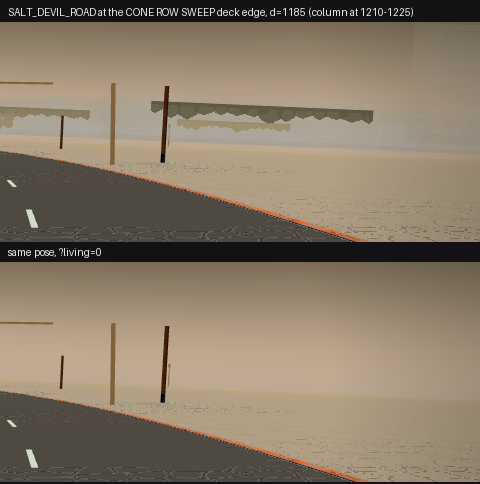
#> input picture shots/p20.4/crop-road-devil.png, 480 x 484 px; its folder holds 2 pictures in this run
$ python diff-frames.py . 100
#> lines starting #> are read from the running program, lines starting #| are printed output that depends on the picture
#!/usr/bin/env python3
"""P20.4 review harness: how many world pixels the living-world layer changes.

Differences matching frames from two directories over the world crop the frame
metrics use (rows 130-560, cols 0-1100 — the HUD lives outside it) and reports
the changed-pixel count per station. A pixel counts as changed when any channel
moves by more than THRESHOLD, which keeps AgX dither and 1-count rounding out of
the census.

  python3 shots/p20.4/diff-frames.py <dirA> <dirB> [threshold]

Pair by filename. Prints per-file counts and the median, plus the bounding box
of the changed pixels, which is the check that the diff is the card layer and
not two frames taken at different places: a layer diff sits in specific bands,
a pose diff covers the whole crop.
"""
import os
import sys

from PIL import Image

WORLD = (0, 130, 1100, 560)


def diff(pa, pb, threshold):
#> called with pa = './crop-road-devil.png', pb = '100/crop-road-devil.png', threshold = 3
    a = Image.open(pa).convert("RGB").crop(WORLD)
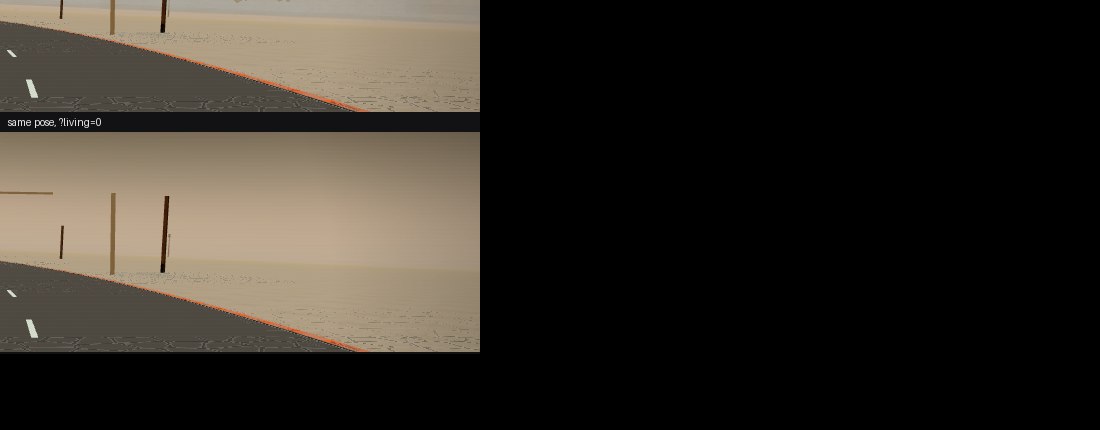
#> a: PIL image 1100x430 RGB; mean R, G, B 49.6, 44.7, 37.8
    b = Image.open(pb).convert("RGB").crop(WORLD)
    da, db = a.load(), b.load()
    w, h = a.size
#> w = 1100; h = 430
    changed = 0
    x0, y0, x1, y1 = w, h, -1, -1
#> x0 = 1100; y0 = 430; x1 = -1; y1 = -1
    for y in range(h):
        for x in range(w):
            ra, ga, ba = da[x, y]
            rb, gb, bb = db[x, y]
            if abs(ra - rb) > threshold or abs(ga - gb) > threshold or abs(ba - bb) > threshold:
                changed += 1
                if x < x0:
                    x0 = x
                if x > x1:
                    x1 = x
                if y < y0:
                    y0 = y
                if y > y1:
                    y1 = y
#> after the loop, changed = 0; x0 = 1100; x1 = -1; y0 = 430; y1 = -1
    box = (x0, y0 + WORLD[1], x1, y1 + WORLD[1]) if changed else None
    return changed, w * h, box


def main(argv):
    dir_a, dir_b = argv[0], argv[1]
    threshold = int(argv[2]) if len(argv) > 2 else 3
    names = sorted(f for f in os.listdir(dir_a) if f.endswith(".png"))
    rows = []
    print(f"{'file':<16}{'changed':>10}{'share%':>9}  bbox (x0,y0,x1,y1)")
    for name in names:
        pb = os.path.join(dir_b, name)
        if not os.path.exists(pb):
            continue
        changed, total, box = diff(os.path.join(dir_a, name), pb, threshold)
        rows.append(changed)
        print(f"{name:<16}{changed:>10}{changed / total * 100:>9.2f}  {box}")
#| crop-road-devil.png         0     0.00  None
#> pass 2 of the loop in main, `for name in names:`:
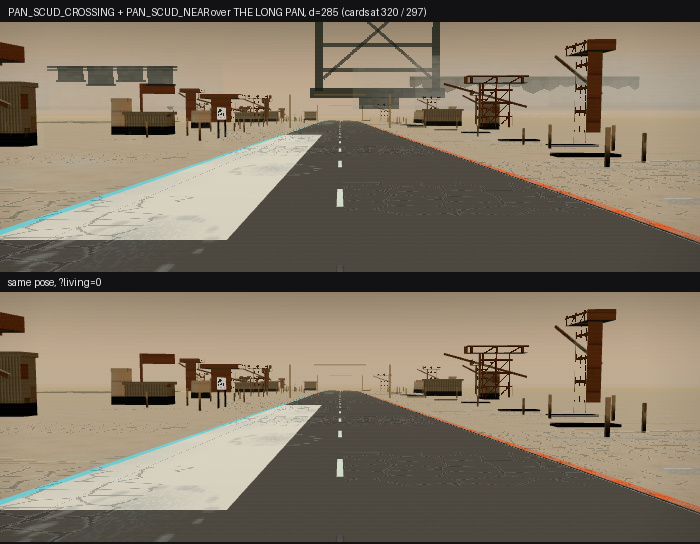
#> input picture shots/p20.4/crop-scud-crossing.png, 700 x 544 px
#> in diff (call 2), `a = Image.open(pa).convert("RGB").crop(WORLD)`:
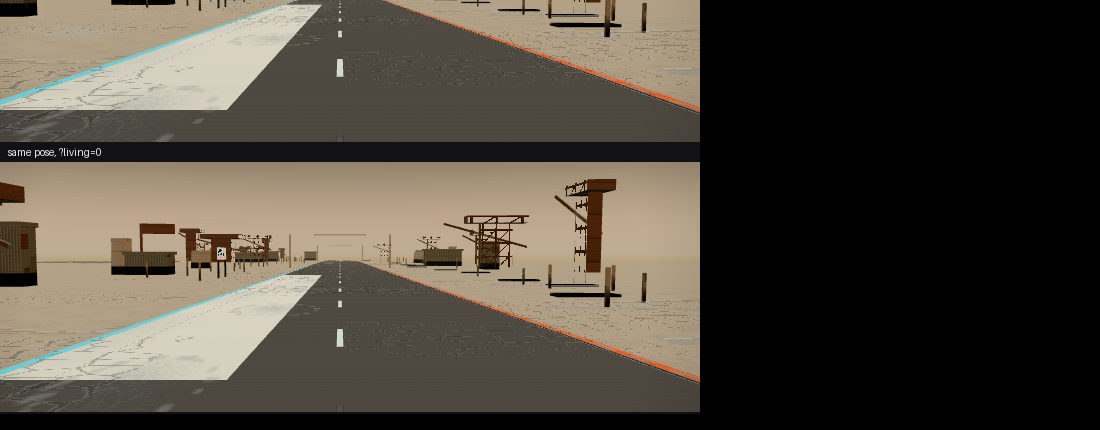
#> a: PIL image 1100x430 RGB; mean R, G, B 79.5, 72.9, 62.7
#> after the loop in diff (call 2), `for y in range(h):`: changed = 0; x0 = 1100; x1 = -1; y0 = 430; y1 = -1
#| crop-scud-crossing.png         0     0.00  None
    if rows:
        rows.sort()
        print(f"{'MEDIAN':<16}{rows[len(rows) // 2]:>10}")
#| MEDIAN                   0
        print(f"{'MIN':<16}{rows[0]:>10}")
#| MIN                      0


if __name__ == "__main__":
    main(sys.argv[1:])
